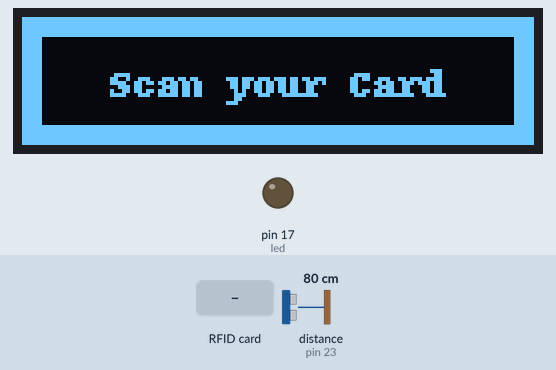
Bench run of a program on a simulated Raspberry Pi (header pin numbers). Parts: 128×32 one-colour display, output pins drawn as LEDs (lit = HIGH). Inputs (shaded band) come from the test bench; at power-on: distance to the obstacle (sensor on pin 23) 80 cm. The RFID card's data blocks start empty.

Above: at 1.2 s.
1.3 s: RFID card 5E 7A 19 C4 held to the reader
At 1.7 s:
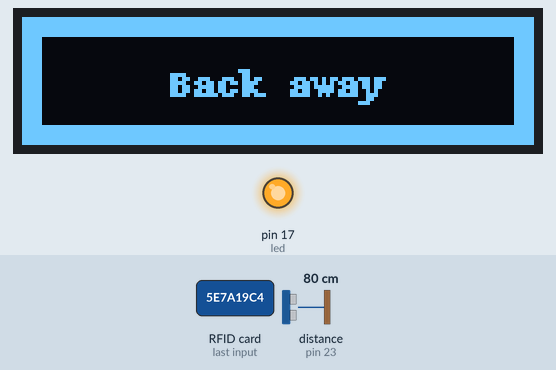
Timing chart, 0 to 4.3 s (numbered marks = the images above; inputs shaded):
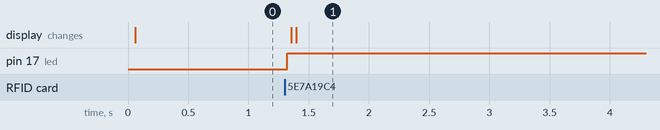

Measured:
- after the input at 1.3 s, pin 17 (led): LOW → HIGH at once; the display: first changes after 0.05 s (image 1 shows a later state)

The program:

rfidReader.py
```python
#Imports
import board
import digitalio
from PIL import Image, ImageDraw, ImageFont
import adafruit_ssd1306
from time import sleep
import RPi.GPIO as GPIO
from mfrc522 import SimpleMFRC522
from gpiozero import DistanceSensor, LED


# Define the Reset Pin
oled_reset = digitalio.DigitalInOut(board.D4)

#Size of display
WIDTH = 128
HEIGHT = 32
BORDER = 5

# Use for I2C.
i2c = board.I2C()
oled = adafruit_ssd1306.SSD1306_I2C(WIDTH, HEIGHT, i2c, addr=0x3C, reset=oled_reset)

#Creates reader and sensor object
reader = SimpleMFRC522()
sensor = DistanceSensor(23,24)
#Creates Led and sets port
led = LED(17)

#Reset screen
oled.fill(0)
oled.show()

# Create blank image for drawing.
# Make sure to create image with mode '1' for 1-bit color.
image = Image.new("1", (oled.width, oled.height))

# Get drawing object to draw on image.
draw = ImageDraw.Draw(image)

# Draw a white background
draw.rectangle((0, 0, oled.width, oled.height), outline=255, fill=255)

# Draw a smaller inner rectangle
draw.rectangle(
    (BORDER, BORDER, oled.width - BORDER - 1, oled.height - BORDER - 1),
        outline=0,
        fill=0,
    )

# Load default font.
font = ImageFont.load_default()

# Draw Some Text
text = "Scan your Card"
(font_width, font_height) = font.getsize(text)
draw.text(
    (oled.width // 2 - font_width // 2, oled.height // 2 - font_height // 2),
    text,
    font=font,
    fill=255,
)

# Display image
oled.image(image)
oled.show()

#Forever loop
while True:

    #Checks for card swipe (Will wait for card)
    RFIDcard = reader.read()

    #If data was scanned..
    if RFIDcard != "":
        #Checks sensor distance.
        distance = sensor.distance
    #If the user is distanced correctly,
    if distance >= 1.0:
        #turns off led and changes text
        led.off()
        text = "You may enter"


    else: #Besides that, turns on led and tells user to distance correctly
        led.on()
        text = "Back away"

    image = Image.new("1", (oled.width, oled.height))

    # Get drawing object to draw on image.
    draw = ImageDraw.Draw(image)

    # Draw a white background
    draw.rectangle((0, 0, oled.width, oled.height), outline=255, fill=255)

    # Draw a smaller inner rectangle
    draw.rectangle(
        (BORDER, BORDER, oled.width - BORDER - 1, oled.height - BORDER - 1),
            outline=0,
            fill=0,
    )

    oled.image(image)
    oled.show()

        # Draw Some Text
    (font_width, font_height) = font.getsize(text)
    draw.text(
        (oled.width // 2 - font_width // 2, oled.height // 2 - font_height // 2),
        text,
        font=font,
        fill=255,
    )

    # Display image
    oled.image(image)
    oled.show()

    #Pause every 2 seconds
    sleep(2)
    
```
